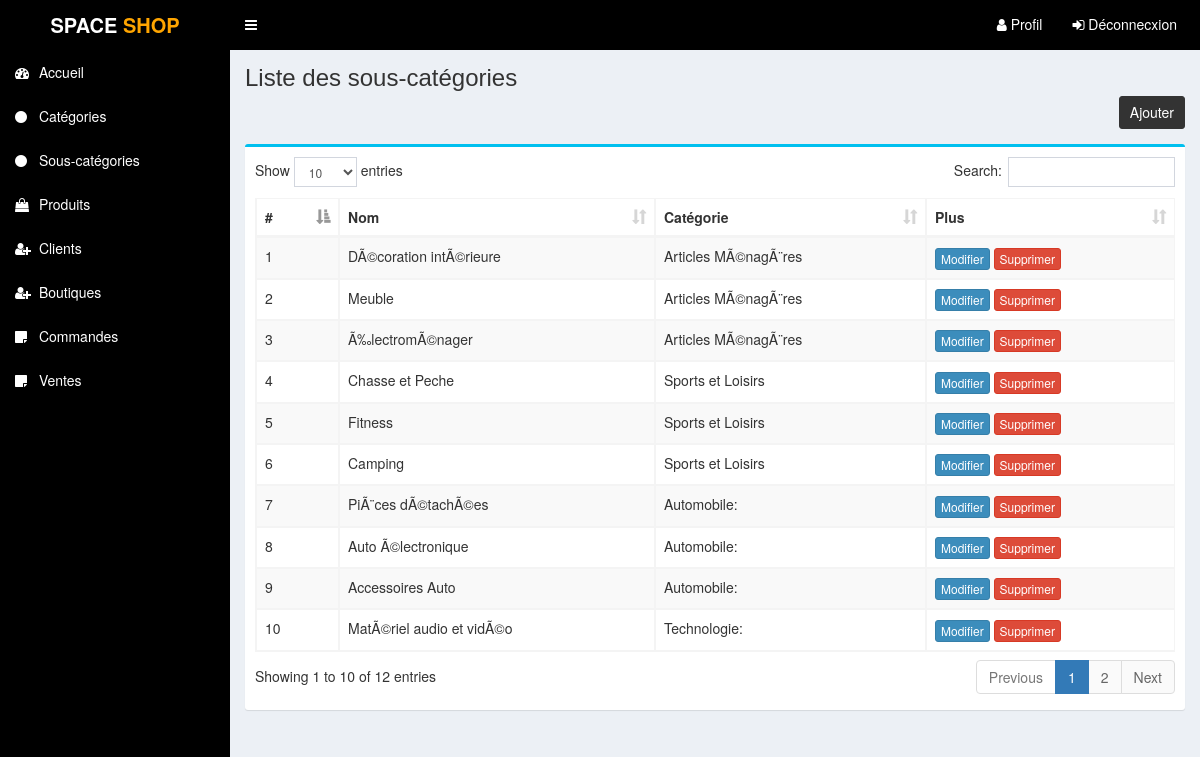
Page /admin/sous-categorie.php (signed in) on the earlier database version.
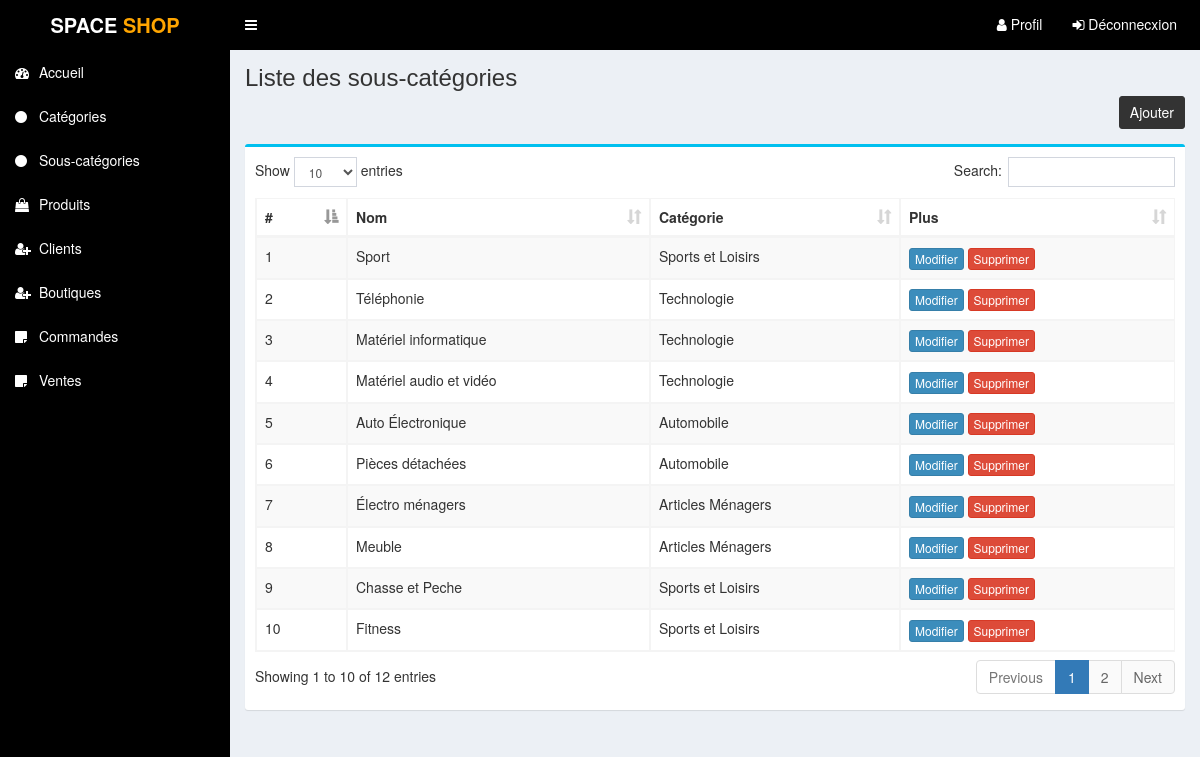
Same page on the later database version.
### tables this page shows
CREATE TABLE IF NOT EXISTS `table_souscat` (
  `id_souscat` int(11) NOT NULL AUTO_INCREMENT,
  `nom_souscat` varchar(255) NOT NULL,
  `id_cat` int(11) NOT NULL,
  PRIMARY KEY (`id_souscat`)
);

CREATE TABLE IF NOT EXISTS `table_cat` (
  `id_categorie` int(11) NOT NULL AUTO_INCREMENT,
  `cat_nom` varchar(255) NOT NULL,
  `aff_ach` int(1) NOT NULL,
  PRIMARY KEY (`id_categorie`)
);

### fonctions/categorie.php (called while the page is built, shortened)
<?php
function affiche_souscat()
{
    $pdo = pdo();
    $i = 0;
    $stmt = $pdo->prepare("SELECT *
        FROM table_souscat t1
        JOIN table_cat t2
        ON t1.id_cat = t2.id_categorie
        ORDER BY t1.id_souscat DESC");
    $stmt->execute();
    $result = $stmt->fetchAll(PDO::FETCH_ASSOC);
    return $result;
}

### admin/sous-categorie.php (the view, shortened to what this page needs)
<?php require_once('header.php'); ?>
<?php
include_once "../fonctions/categorie.php";
$i = 0;
$result = affiche_souscat();
?>
<section class="content-header">
    <div class="content-header-left">
        <h1>Liste des sous-catégories</h1>
    </div>
    <div class="content-header-right">
        <a href="ajouter_sous-categorie.php" class="btn btn-primary btn-sm">Ajouter</a>
    </div>
</section>
<section class="content">
    <div class="row">
        <div class="col-md-12">
            <div class="box box-info">
                <div class="box-body table-responsive">
                    <table id="example1" class="table table-bordered table-hover table-striped">
                        <thead>
                            <tr>
                                <th>#</th>
                                <th>Nom</th>
                                <th>Catégorie</th>
                                <th>Plus</th>
                            </tr>
                        </thead>
                        <tbody>
                            <?php
                            foreach ($result as $row) {
                                $i++;
                            ?>
                                <tr>
                                    <td><?php echo $i; ?></td>
                                    <td><?php echo $row['nom_souscat']; ?></td>
                                    <td><?php echo $row['cat_nom']; ?></td>
                                    <td>
                                        <a href="modifie_sous-categorie.php?id=<?php echo $row['id_souscat']; ?>" class="btn btn-primary btn-xs">Modifier</a>
                                        <a href="#" class="btn btn-danger btn-xs" data-href="../fonctions/supp_sous-categorie.php?id=<?php echo $row['id_souscat']; ?>" data-toggle="modal" data-target="#confirm-delete">Supprimer</a>
                                    </td>
                                </tr>
                            <?php
                            }
                            ?>
                        </tbody>
                    </table>
                </div>
            </div>
        </div>
    </div>
</section>
<?php require_once('footer.php'); ?>

### admin/header.php (shortened to what this page needs)
<!DOCTYPE html>
<html lang="fr">
<head>
	<link rel="stylesheet" href="css/bootstrap.min.css">
	<link rel="stylesheet" href="css/font-awesome.css">
	<link rel="stylesheet" href="css/ionicons.min.css">
	<link rel="stylesheet" href="css/datepicker3.css">
	<link rel="stylesheet" href="css/summernote.css">
	<link rel="stylesheet" href="css/select2.min.css">
	<link rel="stylesheet" href="css/dataTables.bootstrap.css">
	<link rel="stylesheet" href="css/AdminLTE.min.css">
	<link rel="stylesheet" href="css/style.css">
</head>
<body class="hold-transition fixed sidebar-mini">
	<div class="wrapper">
		<header class="main-header" style="background-color: black;">
			<a href="index.php" class="logo">
				<span class="logo-lg"><b>SPACE<b style="color: orange;"> SHOP</b></b></span>
			</a>
			<nav class="navbar navbar-static-top">
				<a href="#" class="sidebar-toggle" data-toggle="offcanvas" role="button">
				</a>
				<div class="navbar-custom-menu">
					<ul class="nav navbar-nav" style="margin-right: 10px;">
						<a href="profile.php" class="btn " style="margin-top: 7px;  color: white;">
							<i class="fa fa-user"></i> Profil
						</a>
						<a href="../fonctions/deconnecteradmin.php" class="btn " style="margin-top: 7px;  color: white;">
							<i class="fa fa-sign-in"></i> Déconnecxion
						</a>
					</ul>
				</div>
			</nav>
		</header>
		<aside class="main-sidebar" style="background-color: black;">
			<section class="sidebar">
				<ul class="sidebar-menu">
					<li class="treeview">
						<a href="index.php">
							<i class="fa fa-dashboard"></i> <span>Accueil</span>
						</a>
					</li>
					<li class="treeview">
						<a href="categorie.php">
							<i class="fa fa-circle"></i> <span>Catégories</span> </a>
					</li>
					<li class="treeview">
						<a href="sous-categorie.php">
							<i class="fa fa-circle"></i> <span>Sous-catégories</span> </a>
					</li>
					<li class="treeview">
						<a href="produit.php">
							<i class="fa fa-shopping-bag"></i> <span>Produits</span>
						</a>
					</li>
					<li class="treeview">
						<a href="client.php">
							<i class="fa fa-user-plus"></i> <span>Clients</span>
						</a>
					</li>
					<li class="treeview">
						<a href="boutique.php">
							<i class="fa fa-user-plus"></i> <span>Boutiques </span>
						</a>
					</li>
					<li class="treeview">
						<a href="commande.php">
							<i class="fa fa-sticky-note"></i> <span>Commandes</span>
						</a>
					</li>
					<li class="treeview ">
						<a href="vente.php">
							<i class="fa fa-sticky-note"></i> <span>Ventes</span>
						</a>
					</ul>
				</section>
			</aside>
			<div class="content-wrapper">

### admin/footer.php (shortened to what this page needs)
</body>
</html>

### admin/css/style.css (style rules this page uses)
.content-header { overflow: hidden; }
.content-header .content-header-right { float: right; }
.content-header .content-header-left h1 { margin-top: 0; margin-bottom: 0; padding-left: 0px; padding-bottom: 5px; font-size: 24px; position: relative; }
.content-header .content-header-right a { position: relative; font-size: 14px; }
.content-header .content-header-right a { background-color: #333333; border-color: #333333; }
body .main-header a { color: white; }
body .main-sidebar a { color: white; }

Differences in the rows shown:
removed table_souscat: nom_souscat "DÃ©coration intÃ©rieure", table_cat.cat_nom "Articles MÃ©nagÃ¨res"
removed table_souscat: nom_souscat "Ã‰lectromÃ©nager", table_cat.cat_nom "Articles MÃ©nagÃ¨res"
no longer on this page (row unchanged): table_souscat: nom_souscat "Camping", table_cat.cat_nom "Sports et Loisirs"
removed table_souscat: nom_souscat "PiÃ¨ces dÃ©tachÃ©es", table_cat.cat_nom "Automobile:"
removed table_souscat: nom_souscat "Auto Ã©lectronique", table_cat.cat_nom "Automobile:"
no longer on this page (row unchanged): table_souscat: nom_souscat "Accessoires Auto", table_cat.cat_nom "Automobile:"
removed table_souscat: nom_souscat "MatÃ©riel audio et vidÃ©o", table_cat.cat_nom "Technologie:"
added table_souscat: nom_souscat "Sport", table_cat.cat_nom "Sports et Loisirs"
added table_souscat: nom_souscat "Téléphonie", table_cat.cat_nom "Technologie"
added table_souscat: nom_souscat "Matériel informatique", table_cat.cat_nom "Technologie"
added table_souscat: nom_souscat "Matériel audio et vidéo", table_cat.cat_nom "Technologie"
added table_souscat: nom_souscat "Auto Électronique", table_cat.cat_nom "Automobile"
added table_souscat: nom_souscat "Pièces détachées", table_cat.cat_nom "Automobile"
added table_souscat: nom_souscat "Électro ménagers", table_cat.cat_nom "Articles Ménagers"
changed through a linked row, table_souscat "Meuble": table_cat.cat_nom "Articles MÃ©nagÃ¨res" → "Articles Ménagers"
